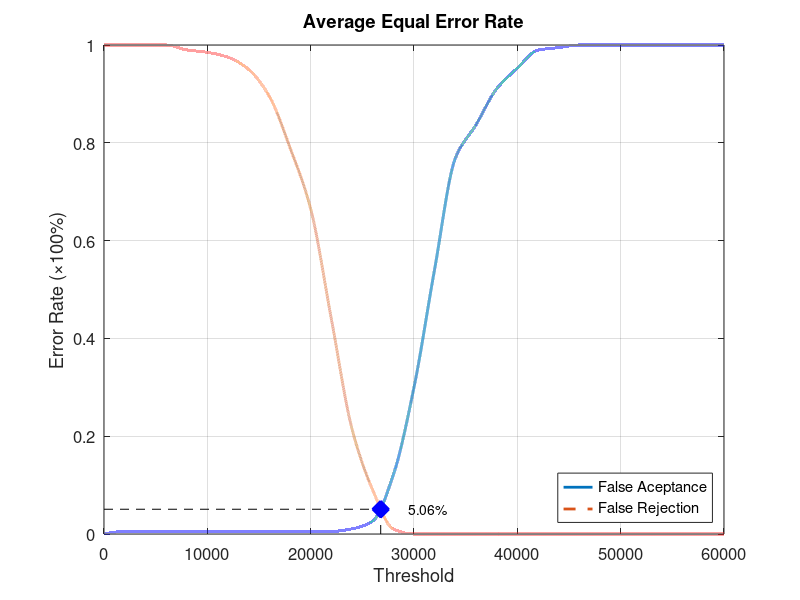
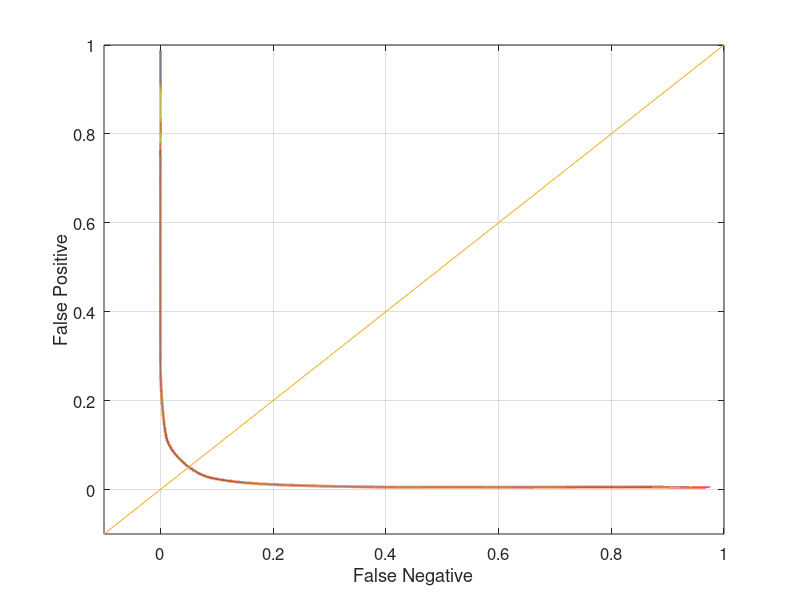

Source code (MATLAB) for these figures, in order:
function yEER = Database4_3
close all;
clear;
clc;
x = 0:2000:60000;
xq = 0:0.5:60000;

y0 = [0 0.00526316 0.00526316 0.00526316 0.00526316 0.00526316 0.00526316 0.00526316 0.00526316 0.00526316 0.00526316 0.00526316 0.0105263 0.0263158 0.121053 0.3 0.542105 0.768421 0.836842 0.910526 0.952632 0.989474 0.994737 1 1 1 1 1 1 1 1];
yy0 = interp1(x, y0, xq, 'pchip');
y1 = [1 1 1 1 0.99 0.985 0.975 0.95 0.895 0.79 0.665 0.44 0.215 0.09 0.01 0 0 0 0 0 0 0 0 0 0 0 0 0 0 0 0];
yy1 = interp1(x, y1, xq, 'pchip');

% Calculating EER: 
y2 = abs(y0 - y1);
find(y2 == min(y2))
yy2 = abs(yy0 - yy1);
xEER = find(yy2 == min(yy2));
xEERIndex = xq(xEER) % X-axis EER
yEER = yy0(xEER) % Y-axis EER

main = figure
plot(xq, yy0,'-','LineWidth', 2);	hold on
plot(xq, yy1,'--','LineWidth', 2);	hold on
plot([xEERIndex xEERIndex], [0 yEER], 'k--');	hold on
plot([0 xEERIndex], [yEER yEER], 'k--');	hold on
plot(xEERIndex, yEER, 'bx', 'LineWidth', 10);	hold on
text(xEERIndex + 10 * xEERIndex / 100, yEER, [num2str(round((10000 * yEER)) / 100) '%'])
legend('False Aceptance', 'False Rejection', 'Location', 'SouthEast')
xlabel('Threshold')
ylabel('Error Rate (\times100%)')
title('Average Equal Error Rate')
set(gca, 'FontSize', 12)
axis([0 60000 0 1])
grid on

print(main, 'Database4_3Main', '-dpng');
FNRxFPR = figure('Color', [1 1 1]);
plot(yy1, yy0, '-', yy1, yy0, 'LineWidth', 2);
hold on
y = -0.1:0.1:1
plot(y, y); 
set(gca, 'FontSize', 12)
xlabel('False Negative')
ylabel('False Positive')
axis([-0.1 1 -0.1 1])
set(gca, 'FontSize', 12)
grid on

print(FNRxFPR, 'Database4_3FNRxFPR','-dpng');
end
